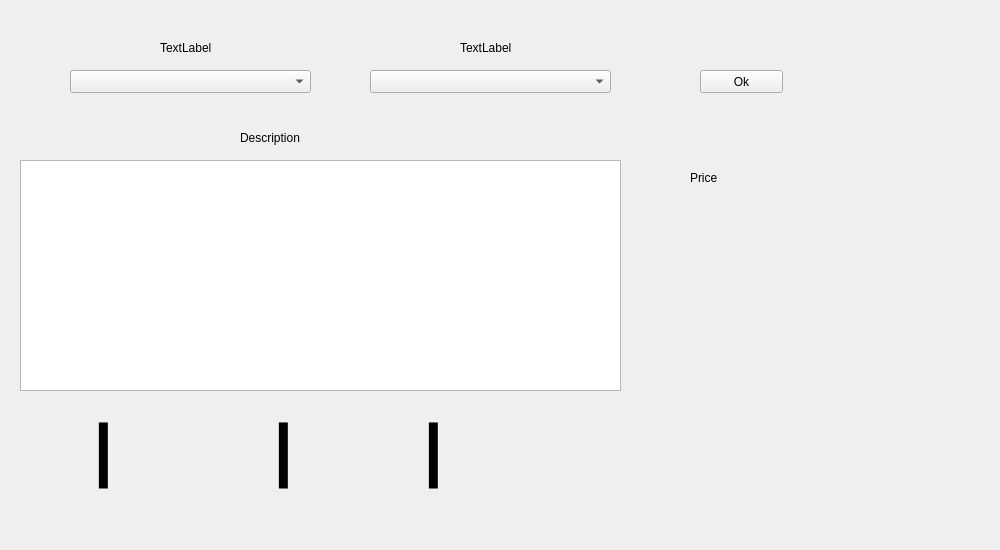
<?xml version="1.0" encoding="UTF-8"?>
<ui version="4.0">
 <class>TravelView</class>
 <widget class="QWidget" name="TravelView">
  <property name="geometry">
   <rect>
    <x>0</x>
    <y>0</y>
    <width>1000</width>
    <height>550</height>
   </rect>
  </property>
  <property name="windowTitle">
   <string>Form</string>
  </property>
  <widget class="QTextEdit" name="textEdit">
   <property name="geometry">
    <rect>
     <x>20</x>
     <y>160</y>
     <width>601</width>
     <height>231</height>
    </rect>
   </property>
  </widget>
  <widget class="QComboBox" name="comboBox">
   <property name="geometry">
    <rect>
     <x>70</x>
     <y>70</y>
     <width>241</width>
     <height>23</height>
    </rect>
   </property>
  </widget>
  <widget class="QComboBox" name="comboBox_2">
   <property name="geometry">
    <rect>
     <x>370</x>
     <y>70</y>
     <width>241</width>
     <height>23</height>
    </rect>
   </property>
  </widget>
  <widget class="QPushButton" name="pushButton">
   <property name="geometry">
    <rect>
     <x>700</x>
     <y>70</y>
     <width>83</width>
     <height>23</height>
    </rect>
   </property>
   <property name="text">
    <string>Ok</string>
   </property>
  </widget>
  <widget class="QLabel" name="label">
   <property name="geometry">
    <rect>
     <x>160</x>
     <y>40</y>
     <width>64</width>
     <height>15</height>
    </rect>
   </property>
   <property name="text">
    <string>TextLabel</string>
   </property>
  </widget>
  <widget class="QLabel" name="label_2">
   <property name="geometry">
    <rect>
     <x>460</x>
     <y>40</y>
     <width>64</width>
     <height>15</height>
    </rect>
   </property>
   <property name="text">
    <string>TextLabel</string>
   </property>
  </widget>
  <widget class="QLabel" name="label_3">
   <property name="geometry">
    <rect>
     <x>240</x>
     <y>130</y>
     <width>181</width>
     <height>16</height>
    </rect>
   </property>
   <property name="text">
    <string>Description</string>
   </property>
  </widget>
  <widget class="QLabel" name="label_4">
   <property name="geometry">
    <rect>
     <x>690</x>
     <y>170</y>
     <width>64</width>
     <height>15</height>
    </rect>
   </property>
   <property name="text">
    <string>Price</string>
   </property>
  </widget>
  <widget class="QLabel" name="label_5">
   <property name="geometry">
    <rect>
     <x>90</x>
     <y>410</y>
     <width>81</width>
     <height>91</height>
    </rect>
   </property>
   <property name="font">
    <font>
     <pointsize>72</pointsize>
    </font>
   </property>
   <property name="text">
    <string>I</string>
   </property>
  </widget>
  <widget class="QLabel" name="label_6">
   <property name="geometry">
    <rect>
     <x>270</x>
     <y>410</y>
     <width>81</width>
     <height>91</height>
    </rect>
   </property>
   <property name="font">
    <font>
     <pointsize>72</pointsize>
    </font>
   </property>
   <property name="text">
    <string>I</string>
   </property>
  </widget>
  <widget class="QLabel" name="label_7">
   <property name="geometry">
    <rect>
     <x>420</x>
     <y>410</y>
     <width>81</width>
     <height>91</height>
    </rect>
   </property>
   <property name="font">
    <font>
     <pointsize>72</pointsize>
    </font>
   </property>
   <property name="text">
    <string>I</string>
   </property>
  </widget>
 </widget>
 <resources/>
 <connections/>
</ui>
